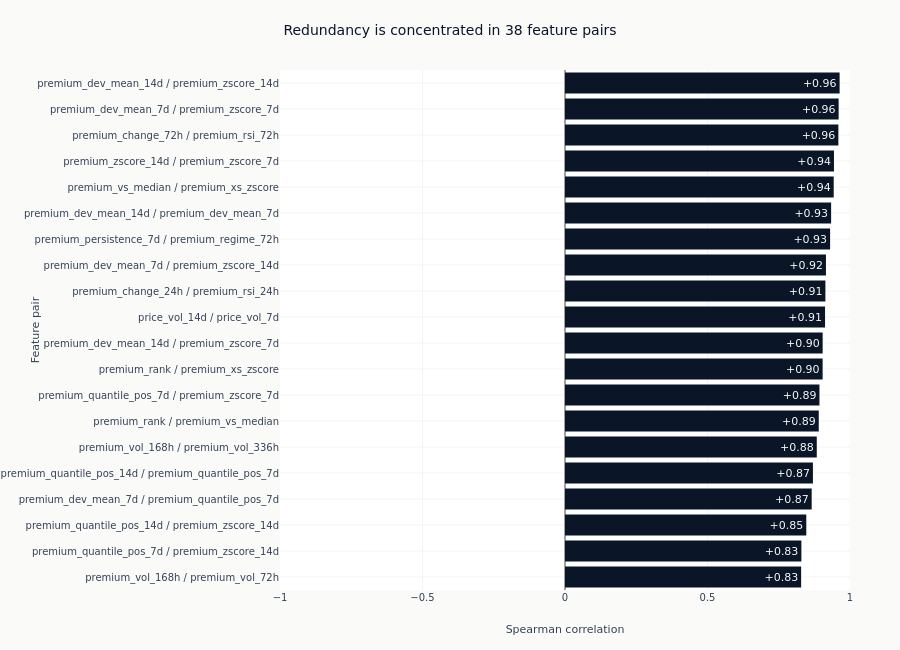

The code cell stored with this chart in its notebook:
### Code cell
if high_corr_pairs:
    strongest_pairs = sorted(high_corr_pairs, key=lambda row: abs(row[2]), reverse=True)[:20]
    pair_labels = [f"{left} / {right}" for left, right, _ in strongest_pairs]
    pair_values = [correlation for _, _, correlation in strongest_pairs]

    fig = go.Figure(
        go.Bar(
            x=pair_values,
            y=pair_labels,
            orientation="h",
            marker_color=[
                COLORS["blue"] if correlation >= 0 else COLORS["amber"]
                for correlation in pair_values
            ],
            text=[f"{correlation:+.2f}" for correlation in pair_values],
            textposition="inside",
            textfont=dict(color=COLORS["silver"]),
        )
    )
    fig.update_layout(
        title="Redundancy is concentrated in 38 feature pairs",
        xaxis_title="Spearman correlation",
        yaxis_title="Feature pair",
        xaxis=dict(range=[-1, 1]),
        yaxis=dict(autorange="reversed"),
        height=650,
        margin=dict(l=280, r=50, t=70, b=60),
    )
    fig.show()

### Figure 1 — Plotly figure (JSON) as saved in the notebook; plotly's stock layout.template omitted (floating-point values rounded to 4 significant figures)
{"data": [{"marker": {"color": ["#0a1628", "#0a1628", "#0a1628", "#0a1628", "#0a1628", "#0a1628", "#0a1628", "#0a1628", "#0a1628", "#0a1628", "#0a1628", "#0a1628", "#0a1628", "#0a1628", "#0a1628", "#0a1628", "#0a1628", "#0a1628", "#0a1628", "#0a1628"]}, "orientation": "h", "text": ["+0.96", "+0.96", "+0.96", "+0.94", "+0.94", "+0.93", "+0.93", "+0.92", "+0.91", "+0.91", "+0.90", "+0.90", "+0.89", "+0.89", "+0.88", "+0.87", "+0.87", "+0.85", "+0.83", "+0.83"], "textfont": {"color": "#F8F8F6"}, "textposition": "inside", "type": "bar", "x": [0.9636, 0.9601, 0.9592, 0.9438, 0.9428, 0.9338, 0.9302, 0.9156, 0.9137, 0.9125, 0.9041, 0.904, 0.8928, 0.8904, 0.8834, 0.8699, 0.8655, 0.8467, 0.8294, 0.8286], "y": ["premium_dev_mean_14d / premium_zscore_14d", "premium_dev_mean_7d / premium_zscore_7d", "premium_change_72h / premium_rsi_72h", "premium_zscore_14d / premium_zscore_7d", "premium_vs_median / premium_xs_zscore", "premium_dev_mean_14d / premium_dev_mean_7d", "premium_persistence_7d / premium_regime_72h", "premium_dev_mean_7d / premium_zscore_14d", "premium_change_24h / premium_rsi_24h", "price_vol_14d / price_vol_7d", "premium_dev_mean_14d / premium_zscore_7d", "premium_rank / premium_xs_zscore", "premium_quantile_pos_7d / premium_zscore_7d", "premium_rank / premium_vs_median", "premium_vol_168h / premium_vol_336h", "premium_quantile_pos_14d / premium_quantile_pos_7d", "premium_dev_mean_7d / premium_quantile_pos_7d", "premium_quantile_pos_14d / premium_zscore_14d", "premium_quantile_pos_7d / premium_zscore_14d", "premium_vol_168h / premium_vol_72h"]}], "layout": {"height": 650, "margin": {"b": 60, "l": 280, "r": 50, "t": 70}, "title": {"text": "Redundancy is concentrated in 38 feature pairs"}, "xaxis": {"range": [-1, 1], "title": {"text": "Spearman correlation"}}, "yaxis": {"autorange": "reversed", "title": {"text": "Feature pair"}}}}
